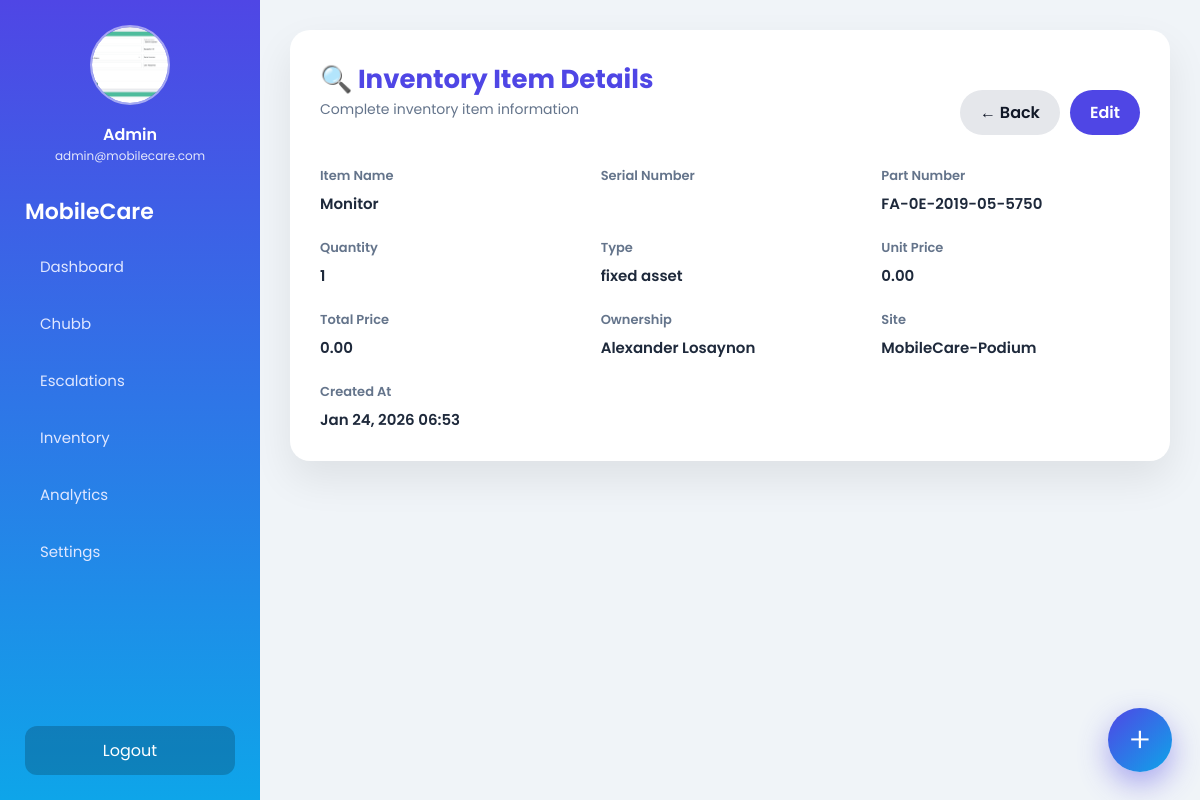
Page /Inventory/inventory_view.php?id=1 (signed in) on the committed database.
### tables this page shows
CREATE TABLE `users` (
  `id` int(11) NOT NULL,
  `email` varchar(100) NOT NULL,
  `name` varchar(100) DEFAULT NULL,
  `password` varchar(255) NOT NULL,
  `role` enum('admin','manager','engineer','user') NOT NULL DEFAULT 'user',
  `account_type` varchar(100) NOT NULL,
  `is_engineer` tinyint(1) DEFAULT 0,
  `created_at` timestamp NOT NULL DEFAULT current_timestamp(),
  `last_activity` datetime DEFAULT NULL,
  `reset_token` varchar(255) DEFAULT NULL,
  `reset_expires` datetime DEFAULT NULL,
  `full_name` varchar(255) DEFAULT NULL,
  `personal_id` varchar(100) DEFAULT NULL,
  `profile_image` varchar(255) DEFAULT NULL,
  `position` varchar(100) NOT NULL,
  `active` tinyint(1) NOT NULL DEFAULT 1 COMMENT '1 = active, 0 = inactive'
);

CREATE TABLE `inventory` (
  `id` int(11) NOT NULL,
  `item_name` varchar(255) NOT NULL,
  `serial_no` varchar(100) DEFAULT NULL,
  `part_no` varchar(100) DEFAULT NULL,
  `quantity` int(11) NOT NULL DEFAULT 0,
  `type` enum('adhesive','fixed asset','consumables','others') NOT NULL DEFAULT 'others',
  `ownership` varchar(50) DEFAULT NULL,
  `unit_price` decimal(10,2) NOT NULL DEFAULT 0.00,
  `total_price` decimal(10,2) NOT NULL DEFAULT 0.00,
  `site` varchar(100) DEFAULT NULL,
  `created_at` timestamp NOT NULL DEFAULT current_timestamp()
);

### Inventory/inventory_view.php (the view, shortened to what this page needs)
<?php
$conn = new mysqli("localhost", "root", "", "Mobilecare_monitoring");
$id = intval($_GET['id'] ?? 0);
$stmt = $conn->prepare("SELECT * FROM inventory WHERE id = ?");
$stmt->bind_param("i", $id);
$stmt->execute();
$result = $stmt->get_result();
$item = $result->fetch_assoc();
?>
<!DOCTYPE html>
<html lang="en">
<head>
</head>
<body>
<?php require_once __DIR__ . '/../sidebar/sidebar.php'; ?>
<div class="main">
    <div class="card">
        <div class="header">
            <div>
                <h2>🔍 Inventory Item Details</h2>
                <p>Complete inventory item information</p>
            </div>
            <div class="actions">
                <a href="inventory.php" class="btn btn-secondary">← Back</a>
                <?php if($isAdmin): ?>
                    <a href="inventory_edit.php?id=<?= $item['id'] ?>" class="btn btn-primary">Edit</a>
                <?php endif; ?>
            </div>
        </div>
        <div class="grid">
            <div class="item"><label>Item Name</label><div><?= htmlspecialchars($item['item_name']) ?></div></div>
            <div class="item"><label>Serial Number</label><div><?= htmlspecialchars($item['serial_no'] ?? '') ?></div></div>
            <div class="item"><label>Part Number</label><div><?= htmlspecialchars($item['part_no'] ?? '') ?></div></div>
            <div class="item"><label>Quantity</label><div><?= $item['quantity'] ?></div></div>
            <div class="item"><label>Type</label><div><?= htmlspecialchars($item['type']) ?></div></div>
            <div class="item"><label>Unit Price</label><div><?= number_format($item['unit_price'], 2) ?></div></div>
            <div class="item"><label>Total Price</label><div><?= number_format($item['total_price'], 2) ?></div></div>
            <div class="item"><label>Ownership</label><div><?= htmlspecialchars($item['ownership'] ?? 'Not specified') ?></div></div>
            <div class="item"><label>Site</label><div><?= htmlspecialchars($item['site']) ?></div></div>
            <div class="item"><label>Created At</label><div><?= date('M d, Y H:i', strtotime($item['created_at'])) ?></div></div>
        </div>
    </div>
</div>
</body>
</html>

### sidebar/sidebar.php (shortened to what this page needs)
<?php
$current = basename($_SERVER['PHP_SELF']);
$conn = new mysqli('localhost','root','','Mobilecare_monitoring');
$user_id = $_SESSION['user_id'] ?? 0;
$profile_image = $full_name = $email = $role = '';
if($user_id){
    $stmt = $conn->prepare("SELECT full_name, email, profile_image, role FROM users WHERE id=?");
    if($stmt){
        $stmt->bind_param("i",$user_id);
        $stmt->execute();
        $stmt->bind_result($full_name, $email, $profile_image, $role);
    }
}
$isAdmin = ($role === 'admin');
$display_name = $full_name ?: $email;
$profile_image_url = $profile_image
    ? "/Mobilecare_Monitoring/uploads/".htmlspecialchars($profile_image)
    : "/Mobilecare_Monitoring/uploads/default.png";
?>
<div class="sidebar">
    <div class="profile">
        <img src="<?= $profile_image_url ?>">
        <div class="name"><?= htmlspecialchars($display_name) ?></div>
        <div class="email"><?= htmlspecialchars($email) ?></div>
    </div>
    <div class="logo">MobileCare</div>
    <div class="nav">
        <a href="/Mobilecare_Monitoring/dashboard.php" class="<?= $current==='dashboard.php'?'active':'' ?>">Dashboard</a>
        <a href="/Mobilecare_Monitoring/Chubb/chubb.php" class="<?= $current==='chubb.php'?'active':'' ?>">Chubb</a>
        <a href="/Mobilecare_Monitoring/Escalations/escalations.php" class="<?= $current==='escalations.php'?'active':'' ?>">Escalations</a>
        <a href="/Mobilecare_Monitoring/Inventory/inventory.php" class="<?= $current==='inventory.php'?'active':'' ?>">Inventory</a>
        <?php if($isAdmin): ?>
            <a href="/Mobilecare_Monitoring/Reports/reports.php" class="<?= $current==='reports.php'?'active':'' ?>">Analytics</a>
        <?php else: ?>
            <a href="/Mobilecare_Monitoring/Endorsement_tally/endorsement_tally.php" class="<?= $current==='endorsement_tally.php'?'active':'' ?>">Endorsements</a>
        <?php endif; ?>
        <a href="/Mobilecare_Monitoring/settings/settings.php" class="<?= $current==='settings.php'?'active':'' ?>">Settings</a>
    </div>
    <a href="/Mobilecare_monitoring/Login/logout.php" class="logout">Logout</a>
</div>
<div class="floating-menu">
    <button class="menu-btn" id="menuBtn">+</button>
</div>

### Inventory/inventory_view.php (style rules this page uses)
* { box-sizing: border-box; font-family: Poppins, sans-serif; margin: 0; padding: 0; }
body { background-color: #f0f4f8; color: #1e293b; }
.main { margin-left: 260px; padding: 30px; display: flex; justify-content: center; max-width: 100%; }
.card { background-color: #fff; padding: 30px; border-radius: 20px; box-shadow: 0 18px 40px rgba(0, 0, 0, 0.08); width: 100%; max-width: 1000px; }
h2 { margin-bottom: 20px; font-size: 26px; color: #4f46e5; }
.header { display: flex; justify-content: space-between; margin-bottom: 30px; }
.header h2 { margin: 0; }
.header p { color: #64748b; font-size: 14px; }
.grid { display: grid; grid-template-columns: repeat(auto-fit, minmax(250px, 1fr)); gap: 22px; }
.item { font-size: 14px; }
.item label { color: #64748b; font-weight: 600; font-size: 13px; }
.item div { margin-top: 6px; font-weight: 600; font-size: 15px; }
.actions { display: flex; gap: 10px; margin-top: 30px; }
.btn { padding: 10px 20px; border-radius: 999px; border: none; font-weight: 600; cursor: pointer; text-decoration: none; }
.btn-primary { background-color: #4f46e5; color: #fff; transition: 0.2s; }
.btn-secondary { background-color: #e5e7eb; color: #111827; transition: 0.2s; }

### sidebar/sidebar.php (style rules this page uses)
.sidebar { position:fixed; top:0;left:0; width:260px;height:100vh; background:linear-gradient(180deg,#4f46e5,#0ea5e9); color:#fff; padding:25px; display:flex; flex-direction:column; z-index:100; }
.profile { text-align:center;margin-bottom:30px }
.profile img { width:80px;height:80px;border-radius:50%; border:2px solid rgba(255,255,255,.5); object-fit:cover;margin-bottom:10px }
.profile .name { font-weight:600;font-size:16px }
.profile .email { font-size:12px;opacity:.85;word-break:break-word }
.logo { font-size:22px;font-weight:600;margin-bottom:15px }
.nav a { display:block; padding:12px 15px; border-radius:12px; color:#e0e7ff; text-decoration:none; margin-bottom:10px; font-size:15px; }
.logout { margin-top:auto; padding:12px; border-radius:12px; background:rgba(0,0,0,.2); text-align:center; color:#fff; text-decoration:none; }
.floating-menu { position:fixed; right:28px; bottom:28px; z-index:1000; }
.menu-btn { width:64px; height:64px; border-radius:50%; border:none; cursor:pointer; background:linear-gradient(135deg,#4f46e5,#0ea5e9); color:#fff; font-size:34px; font-weight:300; display:flex; align-items:center; justify-content:center; box-shadow: 0 12px 30px rgba(79,70,229,.45), 0 0 0 0 rgba(79,70,229,.6); transition: transform .35s ease, box-shadow .35s ease; }

### rows in the picture
users: profile_image (picture), full_name "Admin", email "admin@mobilecare.com"
inventory: item_name "Monitor", part_no "FA-0E-2019-05-5750", quantity "1", type "fixed asset", unit_price "0.00", total_price "0.00", ownership "Alexander Losaynon", site "MobileCare-Podium", created_at "Jan 24, 2026 06:53"
